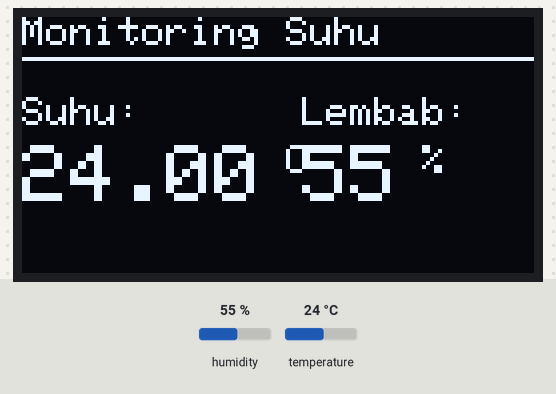
A sketch run on a simulated Arduino Uno, built with avr-gcc and run on an emulated ATmega328P. Shown: 128×64 one-colour display. The inputs (shaded band) are chosen by the test bench; at power-on: humidity 55 %, temperature 24 °C. What the sketch prints to the serial monitor is not drawn.

Above: at 4.7 s.
4.8 s: humidity set to 22 %
At 6.6 s:
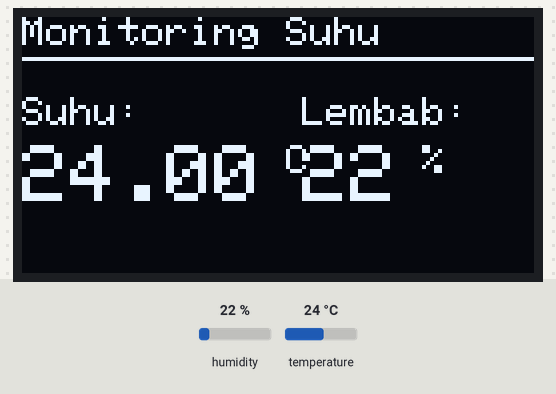
7.8 s: temperature set to 12 °C
At 9.0 s:
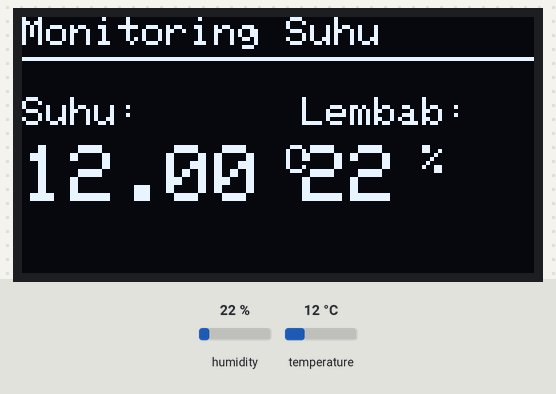
10.8 s: humidity set to 40 %
At 13.5 s:
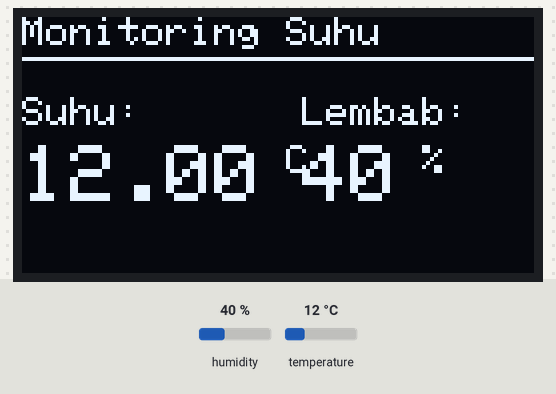
13.8 s: temperature set to 19 °C
At 14.9 s:
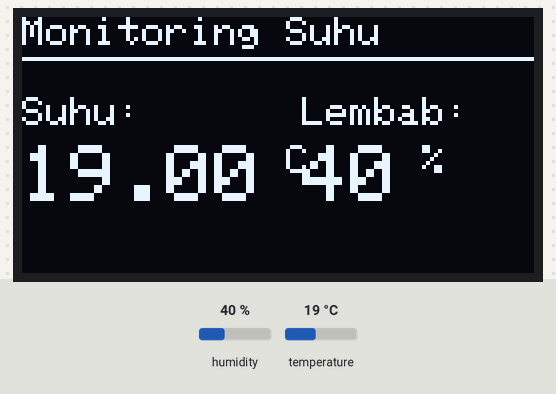
Timing chart, 0 to 16.8 s (numbered marks = the images above; inputs shaded):
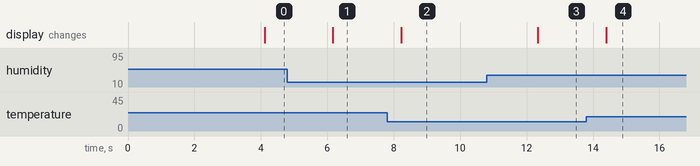

The sketch:

oled_temp.ino
```cpp
#include <Wire.h>
#include <Adafruit_GFX.h>
#include <Adafruit_SSD1306.h>
#include <DHT.h>

// --- KONFIGURASI OLED ---
#define SCREEN_WIDTH 128 // Lebar OLED, dalam piksel
#define SCREEN_HEIGHT 64 // Tinggi OLED, dalam piksel

// Deklarasi untuk SSD1306 display terhubung ke I2C (SDA, SCL pins)
// Address 0x3C biasanya untuk 128x64, 0x3D untuk 128x32
#define OLED_RESET     -1 // Reset pin # (atau -1 jika berbagi pin reset Arduino)
#define SCREEN_ADDRESS 0x3C
Adafruit_SSD1306 display(SCREEN_WIDTH, SCREEN_HEIGHT, &Wire, OLED_RESET);

// --- KONFIGURASI DHT ---
#define DHTPIN 4     // Pin digital ESP32 yang terhubung ke sensor DHT
// Pilih tipe sensor yang Anda gunakan (uncomment salah satu)
#define DHTTYPE DHT11   // DHT 11
//#define DHTTYPE DHT22   // DHT 22 (AM2302)

DHT dht(DHTPIN, DHTTYPE);

void setup() {
  Serial.begin(115200);

  // Inisialisasi DHT
  dht.begin();

  // Inisialisasi OLED
  if(!display.begin(SSD1306_SWITCHCAPVCC, SCREEN_ADDRESS)) {
    Serial.println(F("SSD1306 allocation failed"));
    for(;;); // Loop selamanya jika OLED gagal
  }

  // Bersihkan buffer layar
  display.clearDisplay();
  display.setTextColor(WHITE);

  // Tampilkan pesan pembuka
  display.setTextSize(1);
  display.setCursor(0, 10);
  display.println("Inisialisasi...");
  display.display();
  delay(2000);
}

void loop() {
  // Tunggu beberapa detik antar pengukuran (DHT sensor lambat)
  delay(2000);

  // Baca kelembaban
  float h = dht.readHumidity();
  // Baca suhu dalam Celsius
  float t = dht.readTemperature();

  // Cek jika pembacaan gagal
  if (isnan(h) || isnan(t)) {
    Serial.println(F("Gagal membaca sensor DHT!"));
    display.clearDisplay();
    display.setCursor(0, 0);
    display.setTextSize(1);
    display.println(F("Sensor Error!"));
    display.display();
    return;
  }

  // Tampilkan di Serial Monitor (untuk debugging)
  Serial.print(F("Humidity: "));
  Serial.print(h);
  Serial.print(F("%  Temperature: "));
  Serial.print(t);
  Serial.println(F("°C "));

  // --- TAMPILKAN DI OLED ---
  display.clearDisplay();

  // Header
  display.setTextSize(1);
  display.setCursor(0, 0);
  display.print("Monitoring Suhu");

  // Garis pemisah
  display.drawLine(0, 10, 128, 10, WHITE);

  // Tampilkan Suhu
  display.setTextSize(1);
  display.setCursor(0, 20);
  display.print("Suhu: ");
  display.setTextSize(2); // Font lebih besar untuk angka
  display.setCursor(0, 32);
  display.print(t);
  display.setTextSize(1);
  display.print(" C");

  // Tampilkan Kelembaban
  display.setTextSize(1);
  display.setCursor(70, 20);
  display.print("Lembab: ");
  display.setTextSize(2); // Font lebih besar untuk angka
  display.setCursor(70, 32);
  display.print((int)h); // Cast ke int biar hemat tempat
  display.setTextSize(1);
  display.print(" %");

  display.display(); // Perintah wajib untuk update layar
}
```

Measured:
- after the input at 4.8 s, the display: changes after 1.4 s (image 1)
- after the input at 7.8 s, the display: changes after 0.43 s (image 2)
- after the input at 10.8 s, the display: changes after 1.5 s (image 3)
- after the input at 13.8 s, the display: changes after 0.59 s (image 4)
